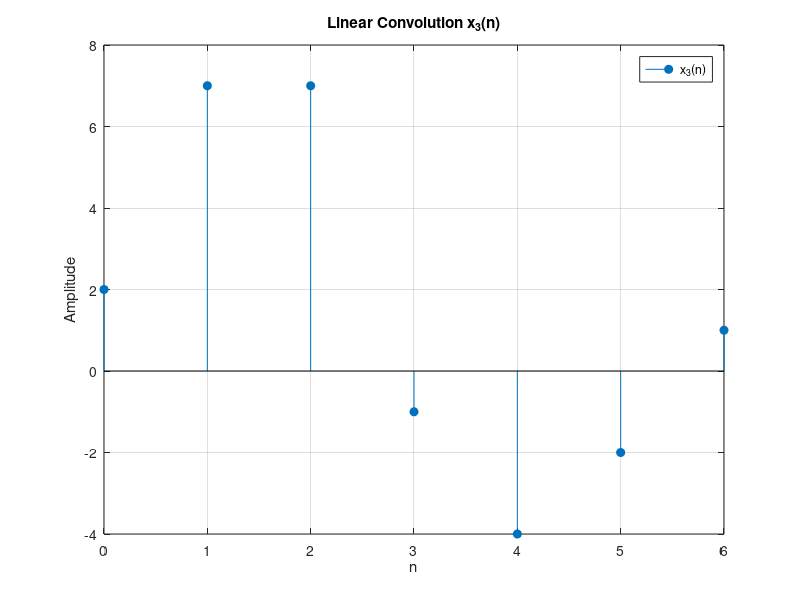
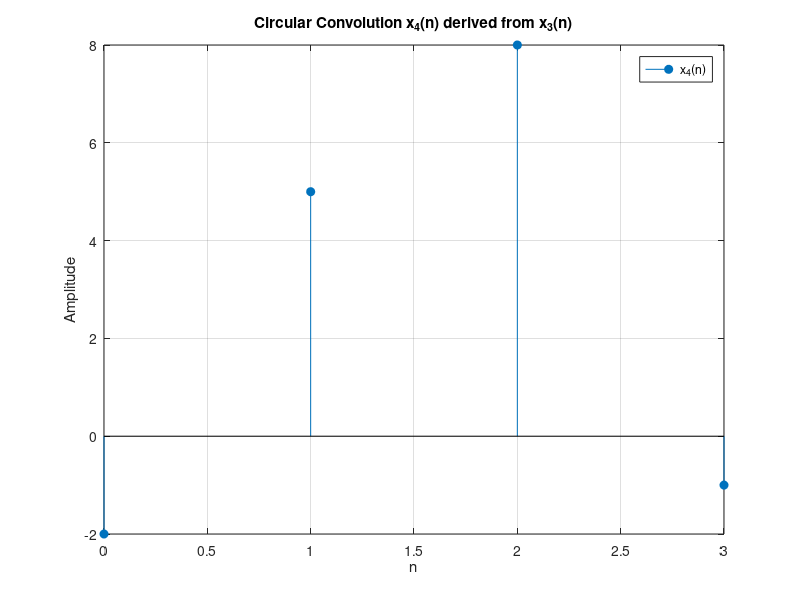

MATLAB code to generate these figures, in order:
x1 = [1, 3, 2, -1];
x2 = [2, 1, 0, -1];

x3 = conv(x1, x2);
n3 = 0:(length(x3)-1);

figure;
stem(n3, x3, 'filled', 'DisplayName', 'x_3(n)');
xlabel('n'); grid on;
ylabel('Amplitude'); 
title('Linear Convolution x_3(n)');
legend('show');

N = 4;
x4 = zeros(1, N);
for k = 1:length(x3)
    idx = mod(k-1, N) + 1;
    x4(idx) = x4(idx) + x3(k);
end
n4 = 0:(N-1);

figure;
stem(n4, x4, 'filled', 'DisplayName', 'x_4(n)');
xlabel('n'); grid on;
ylabel('Amplitude'); 
title('Circular Convolution x_4(n) derived from x_3(n)');
legend('show');
